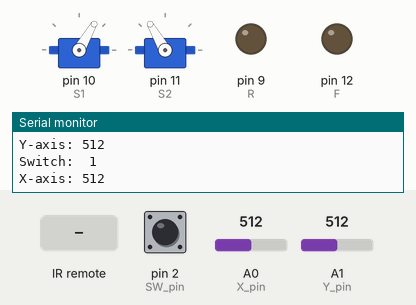
Simulated run of this sketch. Board: Arduino Uno, built with avr-gcc and run on an emulated ATmega328P. On the bench: 2 × servo, output pins drawn as LEDs (lit = HIGH), the last lines printed to the serial monitor. The inputs (shaded band) are chosen by the test bench; at power-on: A0 (X_pin) = 512, A1 (Y_pin) = 512, pin 2 (SW_pin) HIGH.

Above: at 1.2 s.
1.3 s: infrared code 0xFFE21D received
4.3 s: A0 (X_pin) set to 531
At 4.5 s:
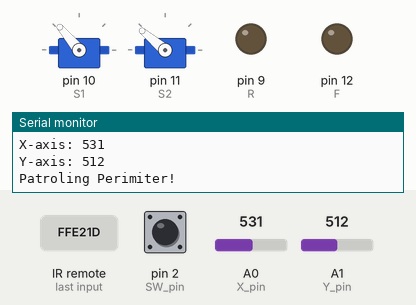
7.3 s: A1 (Y_pin) set to 535
10.3 s: A1 (Y_pin) set to 561
At 10.41 s:
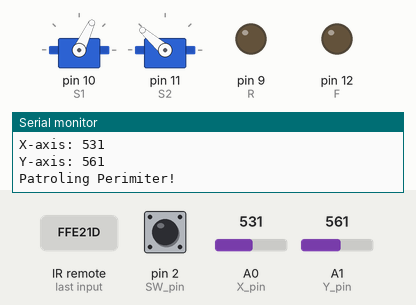
13.3 s: pin 2 (SW_pin) pulled LOW for 0.15 s
At 13.42 s:
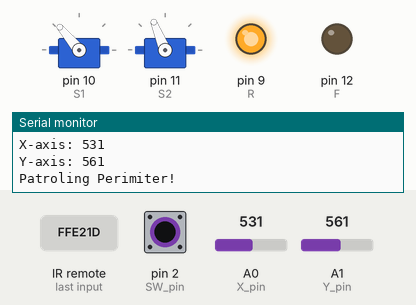
16.3 s: infrared code 0xFF22DD received
At 16.54 s:
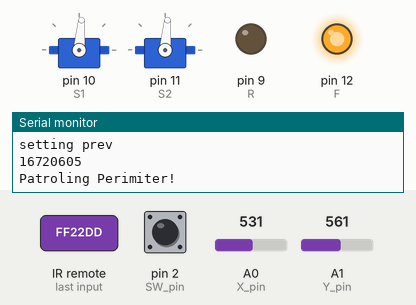
Timing chart, 0 to 22.4 s (numbered marks = the images above; inputs shaded):
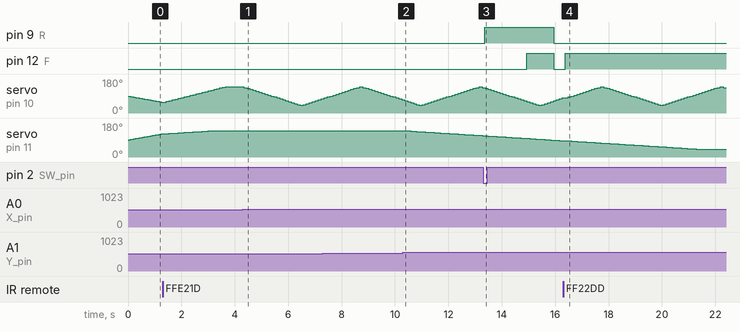

Measured:
- the behaviour switches between 514 and 515 on A0 (X_pin) (found by bisection; images 0 and 1)
- the behaviour switches between 544 and 545 on A1 (Y_pin) (found by bisection; images 1 and 2)
- after the input at 4.3 s, servo on pin 10 (S1): 140° → 135° at once, → 130° 0.11 s later, → 125° 0.11 s later, → 120° 0.11 s later, … (27 changes in this stretch)
- after the input at 10.3 s, servo on pin 11 (S2): moves from 140° to 113° over 2.9 s, starting after 0.06 s
- after the input at 13.3 s, pin 9 (R): LOW → HIGH after 0.07 s, → LOW 2.6 s later; pin 12 (F): LOW → HIGH after 1.6 s, → LOW 1.0 s later
- after the input at 16.3 s, pin 12 (F): LOW → HIGH after 0.09 s

The sketch:

NerfJoystick.ino
```cpp
#include "IRremote.h"
#include <Servo.h>
Servo servo1; // Define our Servo
Servo servo2; // Define our Servo

//Servo 1
int S1 = 10;
//Servo 2
int S2 = 11;
//Rev
int R = 9;
//Fire
int F = 12;
// Signal Pin of IR receiver
int C = 13;
int receiver = 13;
//Previous IR CODE
long Previous;
//Speed variables
int SpeedV;
int SpeedH;
//Patrol variables
bool Patrol = false;
bool PatrolRight = true;

//JOYSTIC
const int SW_pin = 2;
const int X_pin = 0;
const int Y_pin = 1;
/*-----( Declare objects )-----*/
IRrecv irrecv(receiver);     // create instance of 'irrecv'
decode_results results;      // create instance of 'decode_results'

//Fireing timing
unsigned long revMillis = 0;
unsigned long fireMillis = 0;
const long revInterval = 1500;
const long fireInterval = 1000;
//Angle Range
int MaxAngleV = 140;
int MinAngleV = 40;
int MaxAngleH = 140;
int MinAngleH = 40;

//Setup
void setup()   /*----( SETUP: RUNS ONCE )----*/
{
  //Speed
  SpeedV = 10;
  SpeedH = 5;
  servo1.attach(S1);
  servo2.attach(S2);

  pinMode(R, OUTPUT);
  pinMode(F, OUTPUT);
  pinMode(C, OUTPUT);

  Serial.begin(9600);
  Serial.println("IR Receiver Button Decode");
  irrecv.enableIRIn(); // Start the receiver
  Serial.println(revInterval);
  Serial.println(revMillis);
  //JOYSTIC
  pinMode(SW_pin, INPUT);
  digitalWrite(SW_pin, HIGH);

}/*--(end setup )---*/


void loop()
{
  //Check fireing timeing
  checkFireing();
  //Check if Patrol Mode is active
  checkPatrol();
  //Joystick
  joyStickRead();
  //joyStickControl();
  joyStickControlResponsive();
  //joyStickControlExact();
  //IR DECODING
  if (irrecv.decode(&results)) // have we received an IR signal?
  {
    translateIR();
    irrecv.resume(); // receive the next value
  }
}

/*-----( Function )-----*/
void joyStickRead(){
  Serial.print("Switch:  ");
  Serial.print(digitalRead(SW_pin));
  Serial.print("\n");
  Serial.print("X-axis: ");
  Serial.print(analogRead(X_pin));
  Serial.print("\n");
  Serial.print("Y-axis: ");
  Serial.println(analogRead(Y_pin));
  Serial.print("\n\n");
  delay(10);
}
void joyStickControl(){
  int x = analogRead(X_pin);
  int y = analogRead(Y_pin);
  int sw = digitalRead(SW_pin);
  if(x > 530){
    turnServoRight();
  }
  if(x < 516){
    turnServoLeft();
  }
  if(y < 520){
    turnServoUp();
  }
  if(y > 540){
    turnServoDown();
  }
  if(sw == 0){
    fireBurst();
  }
}
void joyStickControlResponsive(){
  int x = analogRead(X_pin);
  int y = analogRead(Y_pin);
  int sw = digitalRead(SW_pin);
  int xSpeed = joyStickGetSpeed(x);
  int ySpeed = joyStickGetSpeed(y);
  if(x > 530){
    turnServoRightSpeed(xSpeed);
  }
  if(x < 516){
    turnServoLeftSpeed(xSpeed);
  }
  if(y < 520){
    turnServoUpSpeed(ySpeed);
  }
  if(y > 540){
    turnServoDownSpeed(ySpeed);
  }
  if(sw == 0){
    fireBurst();
  }
}
int joyStickGetSpeed(int output){
  int speed = 1;
  if((output >= 0 && output < 100) || (output >= 900 && output < 1050)){
    speed = 15;
  }else if((output >= 100 && output < 200) || (output >= 800 && output < 900)){
    speed = 10;
  }else if((output >= 200 && output < 300) || (output >= 700 && output < 800)){
    speed = 5;
  }else if((output >= 300 && output < 515) || (output >= 545 && output < 700)){
    speed = 1;
  }else {
    speed = 0;
  }
  return speed;
}
void joyStickControlExact(){
  int x = analogRead(X_pin);
  int y = analogRead(Y_pin);
  int sw = digitalRead(SW_pin);

  setServoX(joyStickGetAngle(MinAngleH,MaxAngleH,x));
  setServoY(joyStickGetAngle(MinAngleV,MaxAngleV,y));
  if(sw == 0){
    fireBurst();
  }

}
int joyStickGetAngle(int min, int max, int output){
  int deltaA = 0;
  if(output != 0){
    deltaA = output/10;
  }
  int a = min + deltaA;
  if(a < min){
    a = min;
  }else if (a > max){
    a = max;
  }
  return a;
}


void checkFireing(){
  unsigned long currentMillis = millis();
  if (currentMillis - revMillis >= revInterval && revMillis != 0) {
      Serial.println(revInterval);
      fire();
      fireMillis = millis();
      revMillis = 0;
  }else if (currentMillis - fireMillis >= fireInterval && fireMillis != 0) {
      fireStop();
      revStop();
      fireMillis = 0;
  }
}
void checkPatrol(){
  if(Patrol){
    Serial.println("Patroling Perimiter!");
    if(servo1.read() == MaxAngleH){
      PatrolRight = false;
    }else if(servo1.read() == MinAngleH){
      PatrolRight = true;
    }
    if(PatrolRight){
      turnServoRight();
      delay(100);
    }else{
      turnServoLeft();
      delay(100);
    }
  }
}
// takes action based on IR code received
// describing Remote IR codes
void translateIR()
{
  //Serial.println(results.value);
  long code = results.value;
  Serial.println(code);
  Serial.println(Previous);
  if(code == -1){
    Serial.println(" hej REPEAT");
    Serial.println(Previous);
    code = Previous;
  }
  switch(code)
  {
  case 16753245: Serial.println(" Power"); break;
  case 16769565: Serial.println(" Menu"); patrolToggle(); break;
  case 16720605: Serial.println(" Test"); fireToggle(); break;
  case 16761405: Serial.println(" Back"); revToggle();  break;
  case 16769055: Serial.println(" Left"); turnServoLeft(); break;
  case 16712445: Serial.println(" Up"); turnServoUp(); break;
  case 16748655: Serial.println(" Right"); turnServoRight(); break;
  case 16750695: Serial.println(" Down"); turnServoDown(); break;
  case 16754775: Serial.println(" Play"); fireBurst(); break;
  case 16756815: Serial.println(" C"); revStop();break;
  case 16738455: Serial.println(" 0");setServo(90);    break;
  case 16724175: Serial.println(" 1");setServo(MinAngleH);    break;
  case 16718055: Serial.println(" 2");setServo(52);    break;
  case 16743045: Serial.println(" 3");setServo(64);    break;
  case 16716015: Serial.println(" 4");setServo(76);    break;
  case 16726215: Serial.println(" 5");setServo(90);    break;
  case 16734885: Serial.println(" 6");setServo(104);    break;
  case 16728765: Serial.println(" 7");setServo(116);    break;
  case 16730805: Serial.println(" 8");setServo(128);    break;
  case 16732845: Serial.println(" 9"); setServo(MaxAngleH);   break;
  case 4294967295: Serial.println(" REPEAT");break;

  default:
    Serial.println(" other button   ");
  }
  //setPrevious
  if(results.value != 4294967295){
    Serial.println("setting prev");
    Previous = results.value;
    Serial.println(Previous);
  }
} //END translateIR
//PATROLING FUNCTIONS
void patrolToggle(){
  if(Patrol){
    Patrol = false;
  }else{
    Patrol = true;
  }
  delay(100);// Do not get immediate repeat
}
//FIRERING FUNCTIONS
void fireBurst(){
  rev();
  revMillis = millis();
}
void fire(){
  digitalWrite(F, HIGH);
}
void fireStop(){
  digitalWrite(F, LOW);
}
void fireToggle(){
  if(digitalRead(F) == LOW){
    fire();
  }else{
    fireStop();
  }
  delay(100); // Do not get immediate repeat
}
//REVING FUNCTIONS
void rev(){
  digitalWrite(R, HIGH);
}
void revStop(){
  digitalWrite(R,LOW);
}
void revToggle(){
  if(digitalRead(R) == LOW){
    rev();
  }else{
    revStop();
  }
  delay(100); // Do not get immediate repeat
}
//SERVO FUNCTIONS
void setServo(int a){
  servo1.write(a);
  servo2.write(a);
}
void setServoX(int a){
  servo1.write(a);
}
void setServoY(int a){
  servo2.write(a);
}
void turnServoLeft(){
  int a = servo1.read();
  int newA = a-SpeedH;
  if(newA >=MinAngleH){
    servo1.write(newA);
  }else{
    servo1.write(MinAngleH);
  }
}
void turnServoRight(){
  int a = servo1.read();
  int newA = a+SpeedH;
  if(newA <= MaxAngleH){
    servo1.write(newA);
  }else{
    servo1.write(MaxAngleH);
  }
}
void turnServoUp(){
  int a = servo2.read();
  int newA = a+SpeedV;
  if(newA <= MaxAngleV){
    servo2.write(newA);
  }else{
    servo2.write(MaxAngleV);
  }
}
void turnServoDown(){
  int a = servo2.read();
  int newA = a-SpeedV;
  if(newA >= MinAngleV){
    servo2.write(newA);
  }else{
    servo2.write(MinAngleV);
  }
}
//Turn servo with custom speed
void turnServoLeftSpeed(int Speed){
  int a = servo1.read();
  int newA = a-Speed;
  if(newA >=MinAngleH){
    servo1.write(newA);
  }else{
    servo1.write(MinAngleH);
  }
}
void turnServoRightSpeed(int Speed){
  int a = servo1.read();
  int newA = a+Speed;
  if(newA <= MaxAngleH){
    servo1.write(newA);
  }else{
    servo1.write(MaxAngleH);
  }
}
void turnServoUpSpeed(int Speed){
  int a = servo2.read();
  int newA = a+Speed;
  if(newA <= MaxAngleV){
    servo2.write(newA);
  }else{
    servo2.write(MaxAngleV);
  }
}
void turnServoDownSpeed(int Speed){
  int a = servo2.read();
  int newA = a-Speed;
  if(newA >= MinAngleV){
    servo2.write(newA);
  }else{
    servo2.write(MinAngleV);
  }
}
```
